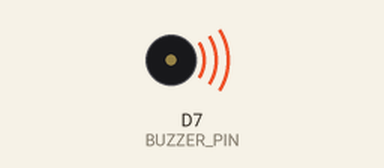
Bench run of a sketch on a simulated ESP8266 (NodeMCU). On the bench: buzzer (waves = sounding). What the sketch prints to the serial monitor is not drawn.

Above: at 1.7 s.
At 2.3 s:
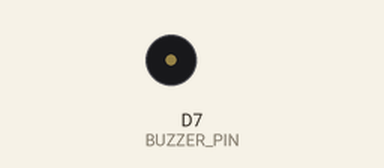
Timing chart, 0 to 10.1 s (numbered marks = the images above):
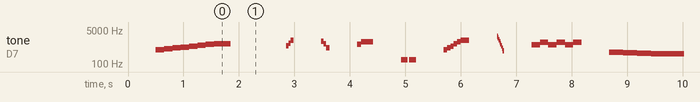

The sketch:

BuzzerTest.ino
```cpp
/*
   ============================================================
     BUZZER TEST  -  Cyclone Target Lock
   ============================================================

   Plays a scale, then every game sound effect in turn so you can
   check the buzzer wiring and pick your favourites.
   Open the Serial Monitor at 115200 baud.

   WIRING
   ------------------------------------------------------------
   BUZZER (+)  -> D7 / GPIO13
   BUZZER (-)  -> GND
   Use a PASSIVE buzzer for real melodies. An ACTIVE buzzer only
   makes one fixed tone, whatever frequency is requested.

   EXPECTED RESULT
   ------------------------------------------------------------
   1. Eight ascending notes (C major scale)
   2. Each game sound, named on the Serial Monitor:
      hit, miss, level up, start, game over, win ...
   3. Repeats every few seconds
*/

#include <Arduino.h>

#define BUZZER_PIN  D7

struct Note {
  uint16_t freq;
  uint16_t ms;
};

const Note SCALE[] = {
  {523, 150}, {587, 150}, {659, 150}, {698, 150},
  {784, 150}, {880, 150}, {988, 150}, {1047, 300}
};

const Note CHIRP_UP[] = { {800, 40}, {1100, 40}, {1500, 50} };
const Note CHIRP_DN[] = { {1400, 45}, {1000, 45}, {650, 60} };
const Note COIN[]     = { {988, 70}, {1319, 220} };
const Note BUZZ[]     = { {160, 120}, {0, 30}, {160, 120} };
const Note FANFARE[]  = { {523, 110}, {0, 25}, {523, 110}, {0, 25}, {523, 110},
                          {0, 25}, {659, 180}, {784, 140}, {1047, 450} };
const Note SAD[]      = { {392, 250}, {370, 250}, {349, 250}, {330, 600} };
const Note SIREN[]    = { {900, 150}, {1200, 150}, {900, 150},
                          {1200, 150}, {900, 150}, {1200, 150} };
const Note POWERUP[]  = { {523, 60}, {659, 60}, {784, 60}, {1047, 60}, {1319, 60}, {1568, 160} };
const Note LASER[]    = { {2400, 15}, {2000, 15}, {1600, 15}, {1300, 15},
                          {1000, 15}, {800, 15}, {600, 15}, {450, 20} };

void play(const char* name, const Note* notes, size_t count) {

  Serial.print("  ");
  Serial.println(name);

  for (size_t i = 0; i < count; i++) {

    if (notes[i].freq)
      tone(BUZZER_PIN, notes[i].freq);
    else
      noTone(BUZZER_PIN);

    delay(notes[i].ms);
  }

  noTone(BUZZER_PIN);

  delay(500);
}

#define PLAY(name, arr)  play(name, arr, sizeof(arr) / sizeof(arr[0]))

void setup() {

  Serial.begin(115200);

  delay(500);

  pinMode(BUZZER_PIN, OUTPUT);

  Serial.println();
  Serial.println("==============================");
  Serial.println(" BUZZER TEST  (pin D7 / GPIO13)");
  Serial.println("==============================");
}

void loop() {

  PLAY("Scale", SCALE);

  delay(500);

  PLAY("Chirp up   (hit)",         CHIRP_UP);
  PLAY("Chirp down",               CHIRP_DN);
  PLAY("Coin       (level up)",    COIN);
  PLAY("Low buzz   (miss)",        BUZZ);
  PLAY("Power up   (round start)", POWERUP);
  PLAY("Laser",                    LASER);
  PLAY("Siren",                    SIREN);
  PLAY("Sad trombone (game over)", SAD);
  PLAY("Fanfare    (win)",         FANFARE);

  Serial.println("--- loop complete, restarting ---");

  delay(3000);
}
```

Measured:
- by itself, tone on D7 (BUZZER_PIN): plays 523 Hz for 0.15 s, 587 Hz for 0.15 s, 659 Hz for 0.15 s, 698 Hz for 0.15 s, 784 Hz for 0.15 s, 880 Hz for 0.15 s … (432 notes in this stretch)
